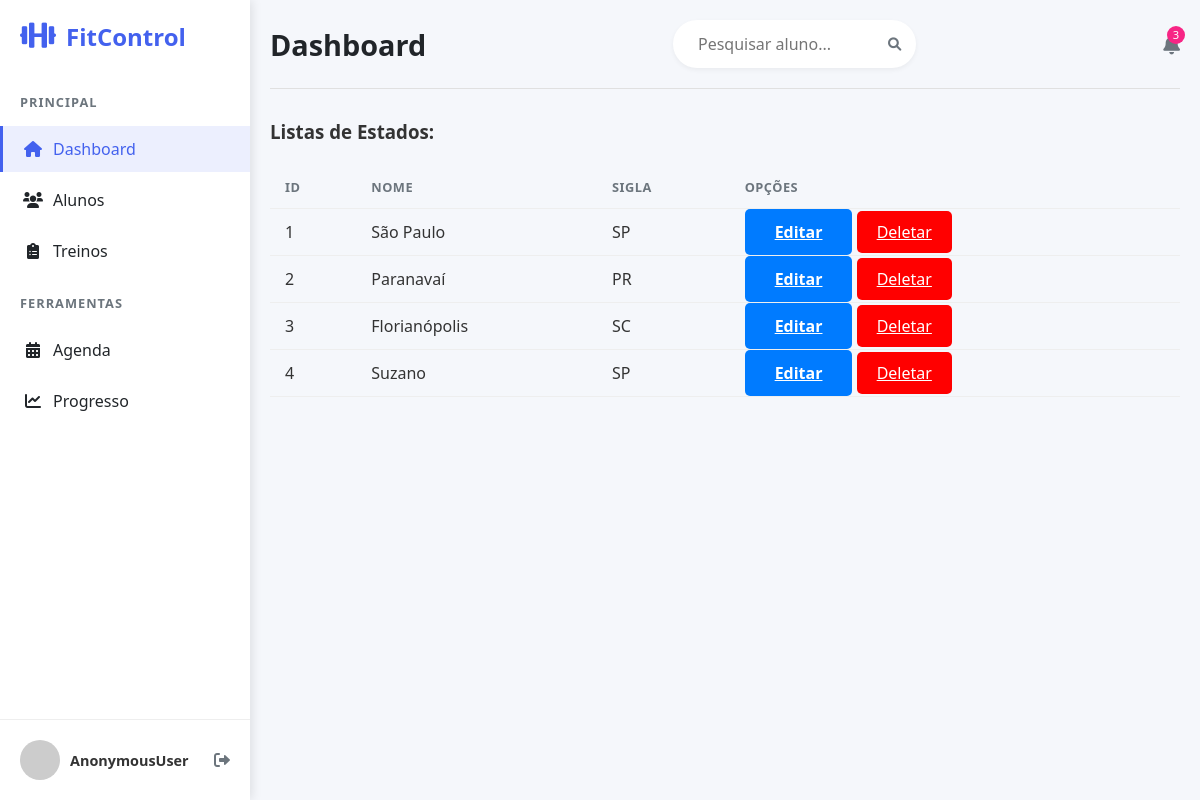
/listar/estado/, run on an earlier commit of the app's database.
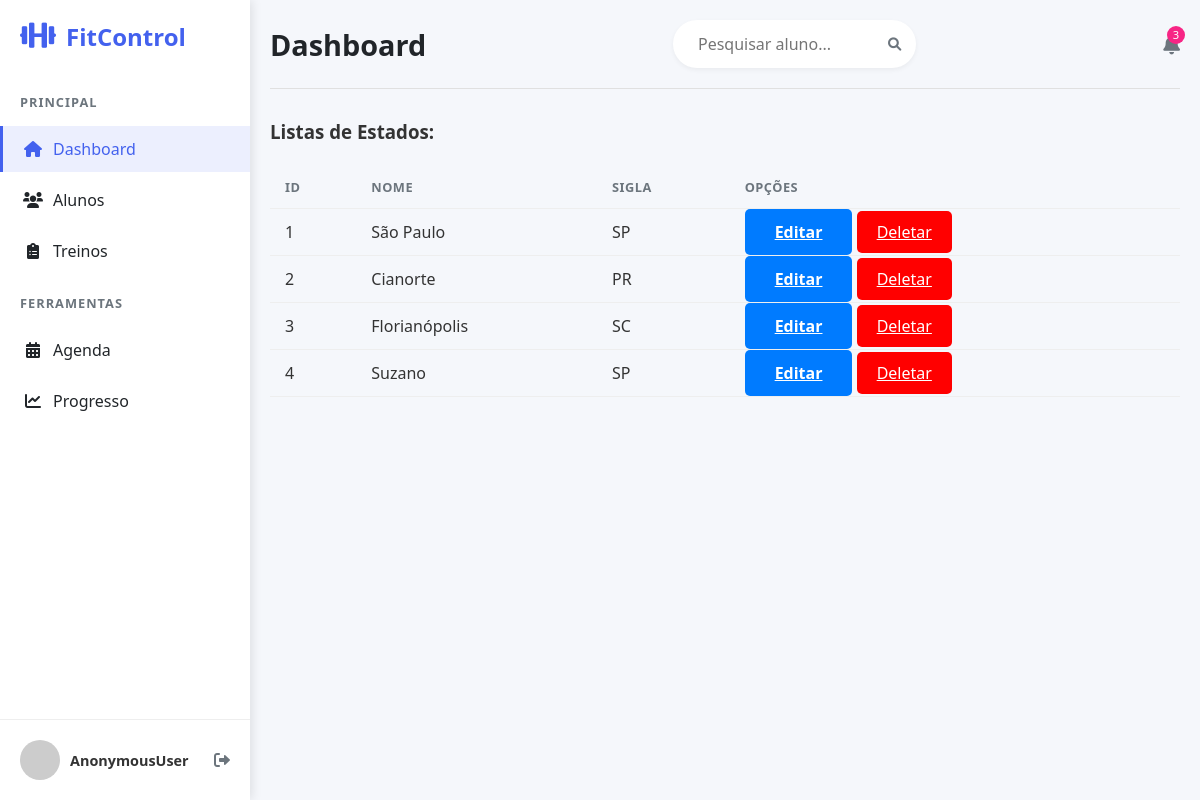
And on a later commit of the database.
### usuarios/models.py (models this page shows, shortened)
class Estado(models.Model):
    nome = models.CharField(max_length=30, verbose_name="Nome do Estado")
    sigla = models.CharField(max_length=2, verbose_name="Sigla do Estado")

### usuarios/views.py (the view)
# urls.py: path('listar/estado/', EstadoList.as_view(), name='listar_estado'),
class EstadoList(ListView):
    model = Estado
    template_name = 'cadastros/listas/estado.html'

### usuarios/templates/cadastros/listas/estado.html (shortened to what this page needs)
{% extends 'paginas/modelo.html' %}
{% load static %}
{% block conteudo %}
<h3>Listas de Estados:</h3>
<br>
<div>
    <table class= "table table-striped">
        <tr>
            <th>ID</th>
            <th>Nome</th>
            <th>Sigla</th>
            <th>Opções</th>
        </tr>
        {% for estados in object_list%}
        <tr>
            <td>{{ estados.id }}</td>
            <td>{{ estados.nome }}</td>
            <td>{{ estados.sigla }}</td>
            <td>
                <a class="btn btn-primary" href="{% url 'editar_estado' estados.id %}" title="Editar">Editar</a>
                <a class="btn-danger" href="{% url 'excluir_estado' estados.id %}" title="Excluir">Deletar</a>
            </td>
        </tr>
        {% empty %}
        <tr>
            <td>Nenhum Estado registrado.</td>
        </tr>
        {% endfor %}
</table>
</div>
{% endblock%}

What changed in the data, as far as the page shows it:
changed Estado "PR": nome "Paranavaí" → "Cianorte"
